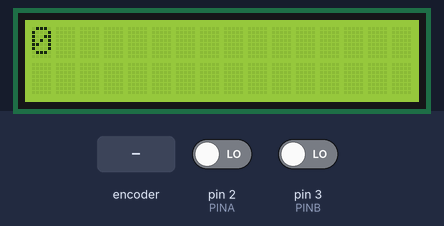
Bench run of a sketch on a simulated Arduino Uno, built with avr-gcc and run on an emulated ATmega328P. Parts: 16×2 character LCD. The inputs (shaded band) are chosen by the test bench; at power-on: pin 2 (PINA) LOW, pin 3 (PINB) LOW.

Above: at 1.2 s.
1.3 s: rotary encoder on pin 2 (PINA) / pin 3 (PINB) turned 3 steps (first pin leading)
At 3.0 s:
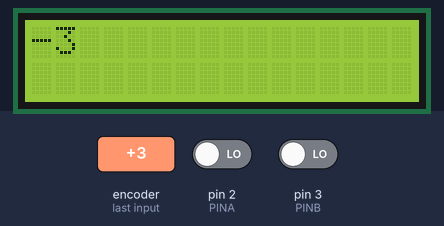
3.4 s: rotary encoder on pin 2 (PINA) / pin 3 (PINB) turned 1 step (first pin leading)
At 3.8 s:
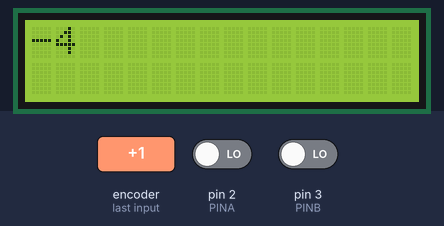
5.1 s: rotary encoder on pin 2 (PINA) / pin 3 (PINB) turned 1 step (first pin leading)
At 6.6 s:
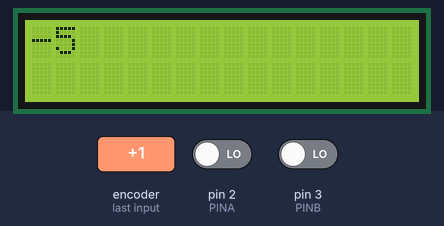
Timing chart, 0 to 8.1 s (numbered marks = the images above; inputs shaded):
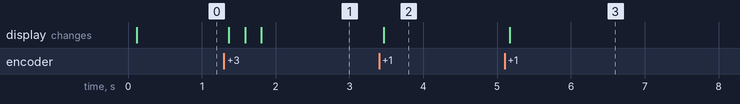

The sketch:

lcd_displej_s_enkoderem.ino
```cpp
// knihova pro komunikaci pomoci I2C
#include <Wire.h>

// nacteni knihovny pro ovladani LCD displeje pres I2C prevodnik
#include <LiquidCrystal_I2C.h>

// piny enkoderu
#define PINA  2
#define PINB  3

// vytvoreni objektu pro komunikaci s LCD displejem
LiquidCrystal_I2C lcd(0x27, 16, 2);

// deklarace globalnich promennych
unsigned long t0;
int sigA_pred = LOW;
int pocet = 0;

void setup() {
  // inicializace enkoderu
  init_enkoder();

  // inicializace LCD displeje
  lcd.init();

  // smazani celeho LCD displeje
  lcd.clear();

  // zapnuti podsviceni LCD displeje
  lcd.backlight();

  // ziskani aktualniho poctu milisekund
  t0 = millis();

}

void loop() {

  enkoder();

  // casovani pomoci millis()
  if ((millis() - t0) >= 50) {

    lcd.clear();
    lcd.setCursor(0, 0);
    lcd.print(pocet);

    // aktualizace casu
    t0 = millis();
  }

}

void init_enkoder() {

  // nastaveni pinu
  pinMode(PINA, INPUT);
  pinMode(PINB, INPUT);

  // nacteni pocatecniho stavu pinu
  sigA_pred = digitalRead(PINA);
}

void enkoder() {
  // ziskani stavu signalu A
  int sigA = digitalRead(PINA);
  // detekce nabezne hrany na signalu A
  if (sigA == HIGH && sigA_pred == LOW) {
    // ziskani stavu signalu B
    int sigB = digitalRead(PINB);
    // otoceni na jednu stranu
    if (sigB == HIGH) pocet++;
    // otoceni na druhou stranu
    if (sigB == LOW) pocet--;
  }
  // aktualizace predchozi hodnoty
  sigA_pred = sigA;
}
```

Measured:
- after the input at 1.3 s, the display: first changes after 0.07 s (image 1 shows a later state)
- after the input at 3.4 s, the display: changes after 0.06 s (image 2)
- after the input at 5.1 s, the display: changes after 0.07 s (image 3)
